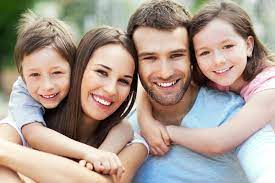
#> input picture photos/fam1.jpeg, 275 x 183 px
$ python facedetection.py
#> lines starting #> are read from the running program, lines starting #| are printed output that depends on the picture; after the words box and inside, x2 and y2 are one past the last pixel; in counts of white or black regions, pixels touching at a corner belong together
import cv2 as cv


img=cv.imread('photos/fam1.jpeg')
#> img is the input picture: shape (183, 275, 3); mean B, G, R 144.6, 155.7, 171.5
cv.imshow('srk',img)                              #image open


gray = cv.cvtColor(img, cv.COLOR_BGR2GRAY)          #grayscale an image
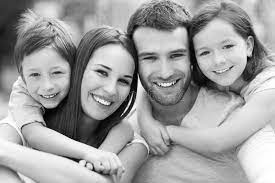
#> gray: shape (183, 275); min 1, max 255, mean 159.2
#cv.imshow('mark1gray',gray)


haarcascade=cv.CascadeClassifier('haarfrontface.xml')           #haarcascade classifier


face_cord = haarcascade.detectMultiScale(gray, scaleFactor=1.1, minNeighbors=1)
#> face_cord = [[17, 52, 59, 59], [188, 25, 61, 61], [131, 32, 66, 66], [76, 50, 66, 66]]

for(a,b,c,d) in face_cord:
    cv.rectangle(img,(a,b),(a+c,b+d),(0,250,250), thickness=2)
#> this loop made 4 passes
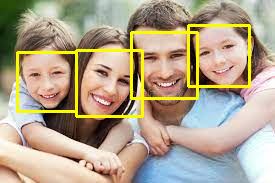
#> img: shape (183, 275, 3); 5.54% of pixels changed, all inside (x1, y1, x2, y2) = (16, 24, 251, 118)

cv.imshow('DETECTION',img)

print(f'Number of person found = {len(face_cord)}')
#| Number of person found = 4

cv.waitKey(0)

$ run again, with photos/mark1.jpeg copied over photos/fam1.jpeg
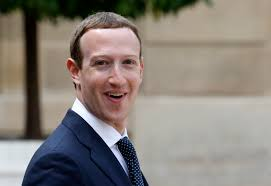
#> input picture photos/mark1.jpeg, 271 x 186 px
#> img is the input picture: shape (186, 271, 3); mean B, G, R 121.5, 128.2, 135.5
#> `gray = cv.cvtColor(img, cv.COLOR_BGR2GRAY)`:
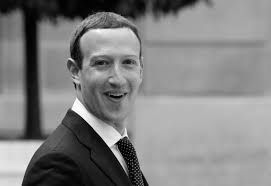
#> gray: shape (186, 271); min 1, max 254, mean 129.7
#> face_cord = [[75, 34, 77, 77]]
#> the loop `for(a,b,c,d) in face_cord:` made 1 pass
#> after the loop `for(a,b,c,d) in face_cord:`:
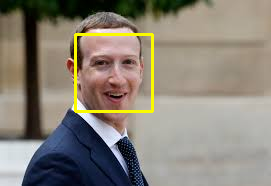
#> img: shape (186, 271, 3); 1.83% of pixels changed, all inside (x1, y1, x2, y2) = (74, 33, 154, 113)
#| Number of person found = 1
